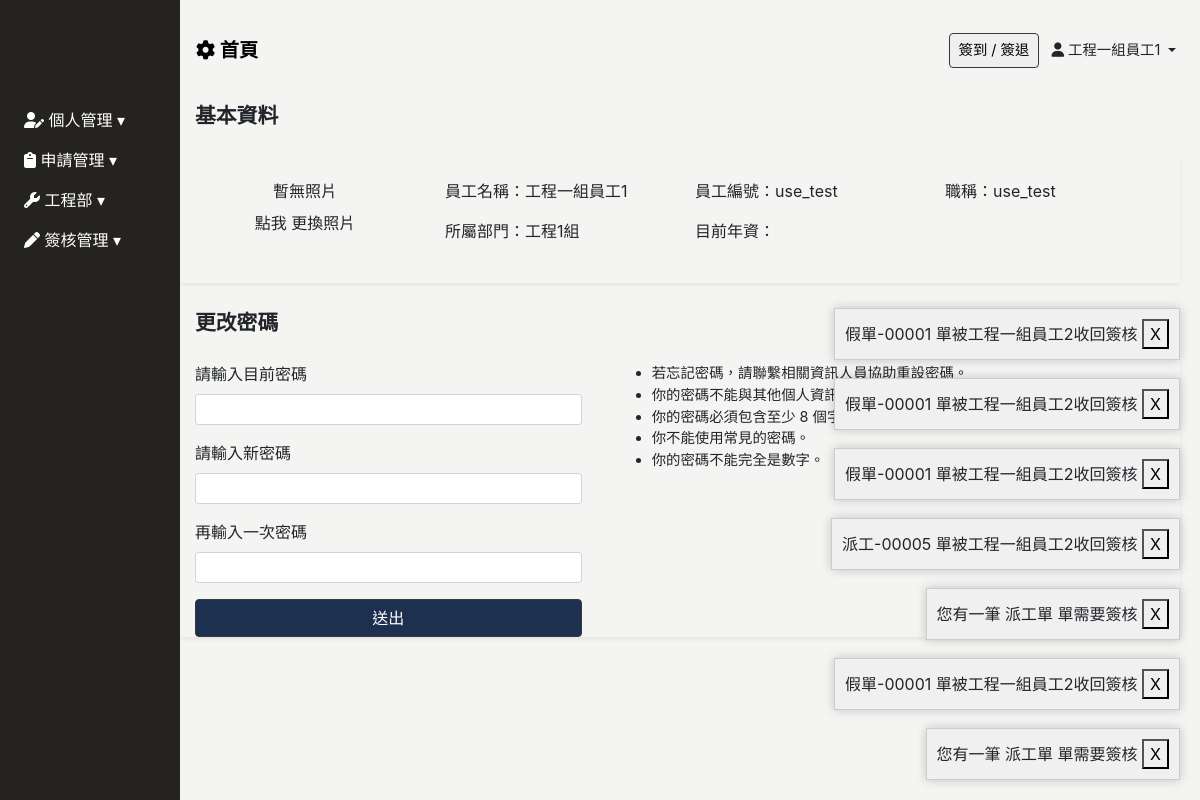
Page /profile/ (signed in) on the earlier database version.
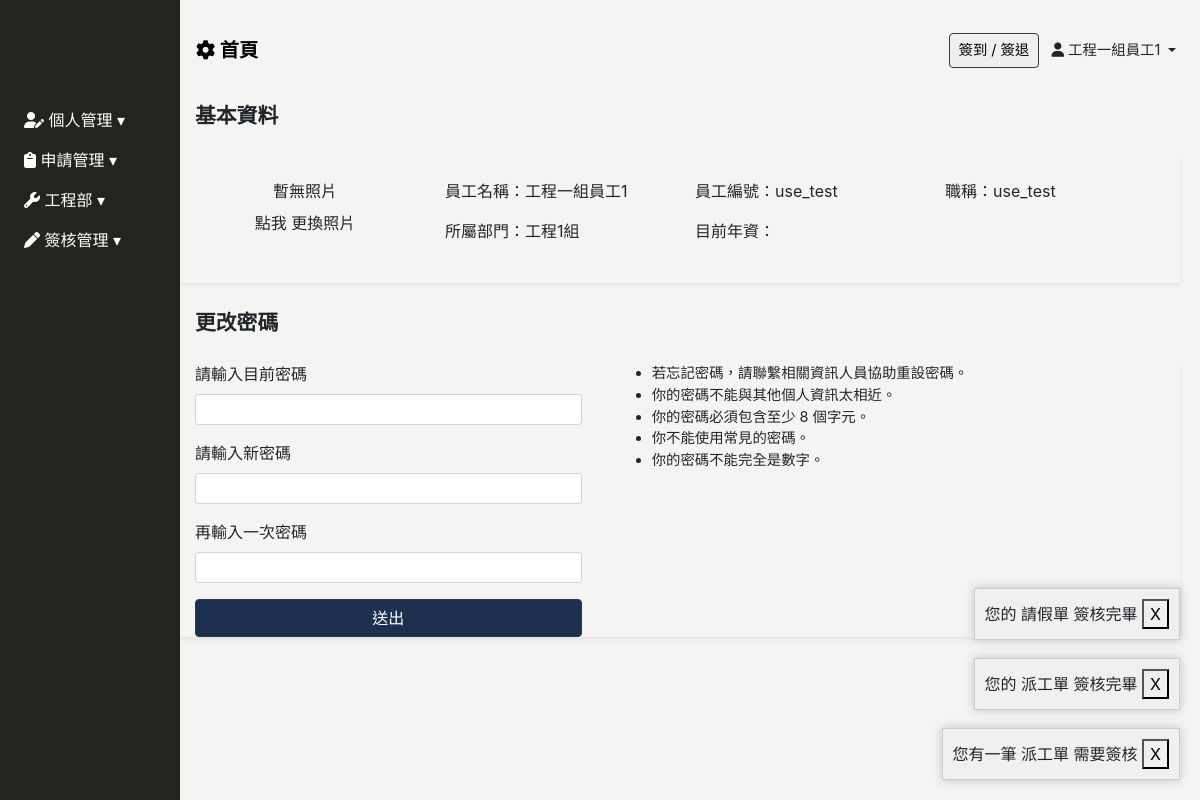
Same page on the later database version.
### Backend/models.py (models this page shows, shortened)
class SysMessage(models.Model):
    Target_user = models.ForeignKey("Employee", related_name="sys_messages", on_delete=models.SET_NULL, null=True, blank=True, verbose_name='顯示對象')
    content = models.TextField(verbose_name='內容')
    watch = models.BooleanField(default=False,verbose_name='已看過')
    class Meta:
        verbose_name = '系統消息'
        verbose_name_plural = verbose_name

### Frontend/views.py (the view)
# urls.py: path('profile/', login_required(views.Profile.as_view()), name='profile'),
class Profile(DeleteView):
    model = User
    template_name = 'profile/profile.html'
    context_object_name = 'user'
    def get_object(self, queryset=None):
        return self.request.user

### Backend/context_processors.py (called while the page is built, shortened)
def approval_count(request):
    if  isinstance(request.user, AnonymousUser):
        return {'approval_count': 0}
    current_employee = request.user.employee
    related_records = []
    for Approval in ApprovalModel.objects.filter(current_status="in_progress"):
        get_employee = Approval.get_approval_employee()
        if get_employee !="x":
            if  get_employee ==current_employee :
                related_records.append(Approval)
        elif get_employee =="clean":
            pass
    return {"approval_count":len(related_records)}

def pass_test_func(request):
    pass_test_func = settings.PASS_TEST_FUNC
    return {"pass_test_func":pass_test_func}

def sys_messages(request):
    if  isinstance(request.user, AnonymousUser):
        return {'sys_messages': {}}
    get_sys_messages = SysMessage.objects.filter(Target_user=request.user.employee,watch=False)
    bottom_position = 20  # 初始底部位置
    sys_messages_data = []
    for msg in get_sys_messages:
        sys_messages_data.append({
            'id': msg.id,
            'content': msg.content,
            'bottom': bottom_position
        })
        bottom_position += 70
    return {'sys_messages': sys_messages_data}

### Frontend/templates/profile/profile.html (shortened to what the changed rows need)
{% extends 'base/base_dashboard.html' %}
{% block import %}
<link rel="stylesheet" href="https://cdnjs.cloudflare.com/ajax/libs/dropzone/5.5.1/min/basic.min.css"
 />
<link rel="stylesheet" href="https://cdnjs.cloudflare.com/ajax/libs/dropzone/5.5.1/min/dropzone.min.css"
 />
{% load static%}
<link rel="stylesheet" href="{% static 'css/profile/profile.css' %}">
{% endblock %}

### Frontend/templates/base/base_dashboard.html (shortened to what this page needs)
<!DOCTYPE html>
<html lang="zh-Hant">
<head>
    <link rel="stylesheet" href="https://stackpath.bootstrapcdn.com/bootstrap/4.2.1/css/bootstrap.min.css"
>
    <link rel="stylesheet" href="https://cdnjs.cloudflare.com/ajax/libs/font-awesome/6.4.0/css/all.min.css">
    <link href="https://unpkg.com/bootstrap-table@1.22.1/dist/bootstrap-table.min.css" rel="stylesheet">
    <link href="https://cdn.rawgit.com/harvesthq/chosen/gh-pages/chosen.min.css" rel="stylesheet" />
    {% load static%}
    <link rel="stylesheet" href="{% static 'css/base/base.css' %}">
    <link rel="stylesheet" href="{% static 'css/index/index-login.css' %}">
    <link href="https://cdn.jsdelivr.net/npm/select2@4.1.0-rc.0/dist/css/select2.min.css" rel="stylesheet" />
    {% block import %}
    {% endblock %}
</head>
<body>
    {% include 'base/sidebar.html' %}
    {% include 'base/header.html' %}
    {% block main %}
    {% endblock %}
    {% for sys_message in sys_messages %}
    <div class="sys-message-popup" data-message-id="{{ sys_message.id }}" style="bottom: {{ sys_message.bottom }}px;">
        <span id="sys-message-content">{{ sys_message.content }}</span>
        <button class="sys-close-button">X</button>
    </div>
    {% endfor %}
</body>
<link href="https://cdn.jsdelivr.net/npm/sweetalert2@11.7.16/dist/sweetalert2.min.css
" rel="stylesheet">
</html>

Differences in the rows shown:
removed SysMessage: content "您有一筆 派工單 單需要簽核"
removed SysMessage: content "假單-00001 單被工程一組員工2收回簽核"
removed SysMessage: content "您有一筆 派工單 單需要簽核"
removed SysMessage: content "派工-00005 單被工程一組員工2收回簽核"
removed SysMessage: content "假單-00001 單被工程一組員工2收回簽核"
removed SysMessage: content "假單-00001 單被工程一組員工2收回簽核"
removed SysMessage: content "假單-00001 單被工程一組員工2收回簽核"
added SysMessage: content "您有一筆 派工單 需要簽核"
added SysMessage: content "您的 派工單 簽核完畢"
added SysMessage: content "您的 請假單 簽核完畢"
Other differences:
new list line: "X"
list line gone: "X"
